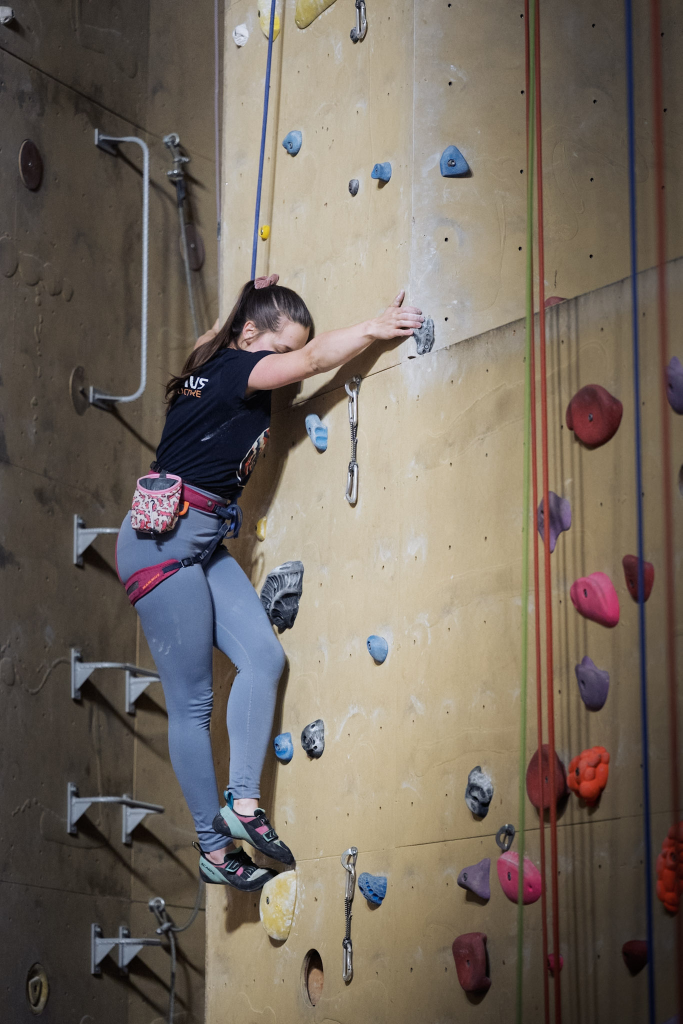
#> input picture test_ds/test1.jpg, 1365 x 2048 px (shown at 1/2 size); its folder holds only this picture in this run
$ python -i candidates.py   (imports and definitions only)   (older library calls are emulated)
#> lines starting #> are read from the running program, lines starting #| are printed output that depends on the picture
import cv2
import numpy as np
from . import utils as u

# better to pass grayscale image with applied bilateral filter:
# so rgb -> bilateral -> convert to grayscale -> input image
# [61 lines left out: functions sift_heatmap, hough_circles_heatmap, blob_heatmap, not called in this run]

# edges canny input
def distance_transform_heatmap(img):
    img_inverted = cv2.bitwise_not(img)

    # Calculate Distance to the nearest Zero (Black) pixel
    dist_transform = cv2.distanceTransform(img_inverted, cv2.DIST_L2, 5)

    dist_transform_heatmap = cv2.normalize(dist_transform, None, 0, 255, cv2.NORM_MINMAX, dtype=cv2.CV_8U)

    return dist_transform_heatmap


# [13 lines left out: function get_combined_candidates, not called in this run]

>>> import cv2
>>> picture = cv2.imread('../test_ds/test1.jpg', cv2.IMREAD_GRAYSCALE)
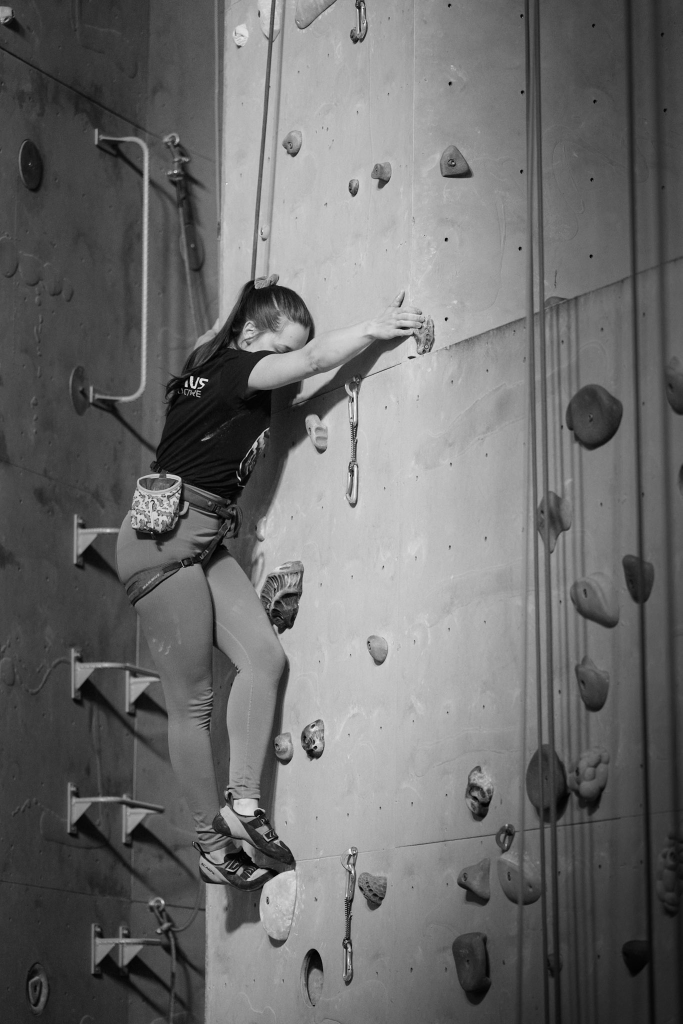
#> picture: shape (2048, 1365) (shown at 1/2 size); min 0, max 255, mean 108.2
>>> result = distance_transform_heatmap(picture)
#> in distance_transform_heatmap, `img_inverted = cv2.bitwise_not(img)`:
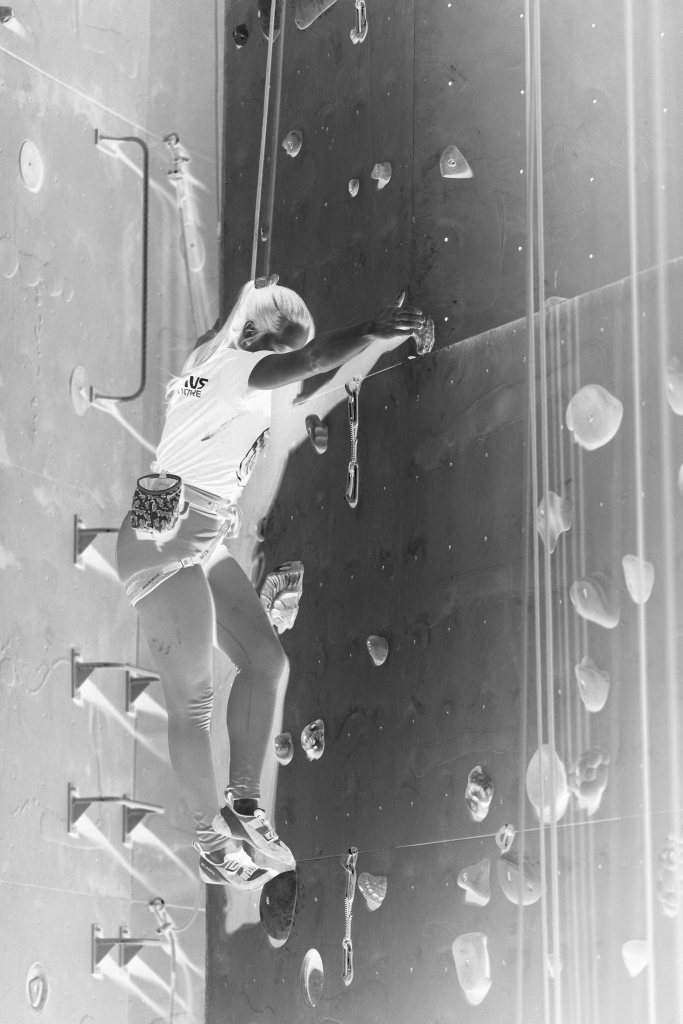
#> img_inverted: shape (2048, 1365) (shown at 1/2 size); min 0, max 255, mean 146.8
#> in distance_transform_heatmap, `dist_transform = cv2.distanceTransform(img_inverted, cv2.DIST_L2, 5)`:
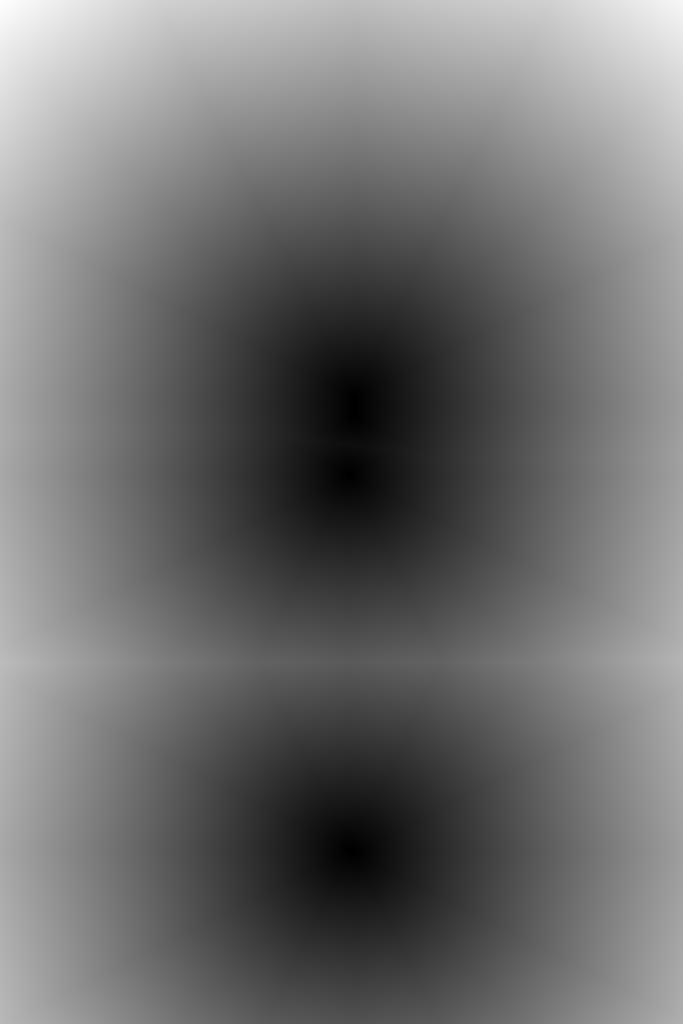
#> dist_transform: shape (2048, 1365) float32 (shown at 1/2 size); min 0, max 1059.5, mean 466.8; drawn with min black and max white

$ run again, on test_ds/test2.jpg
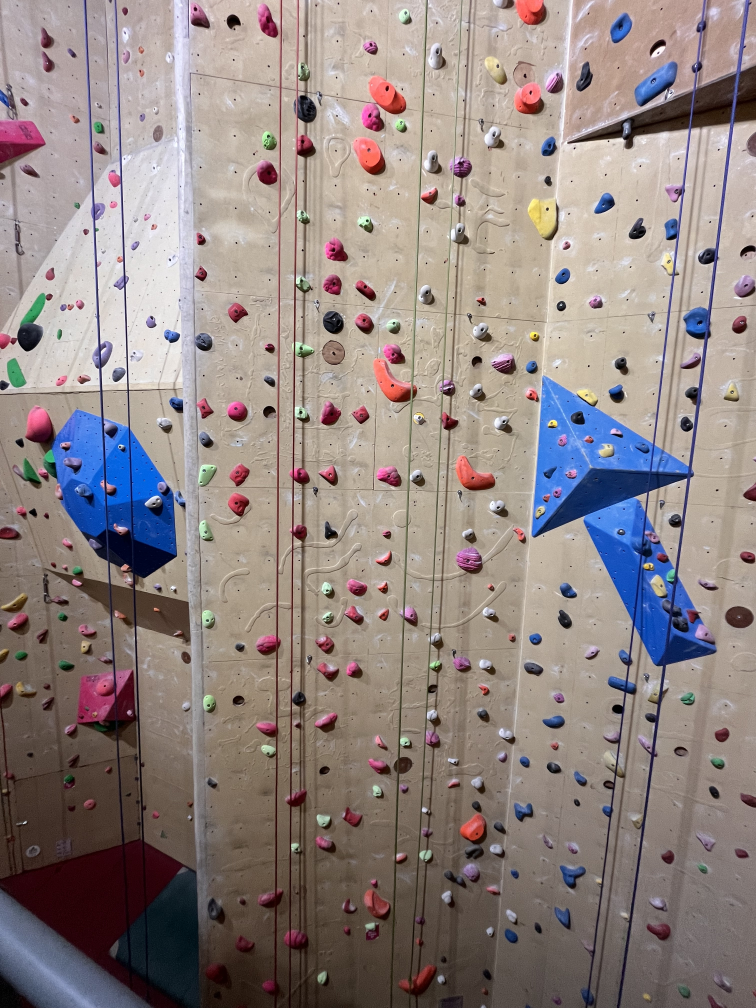
#> input picture test_ds/test2.jpg, 3024 x 4032 px (shown at 1/4 size)
#> in distance_transform_heatmap, `img_inverted = cv2.bitwise_not(img)`:
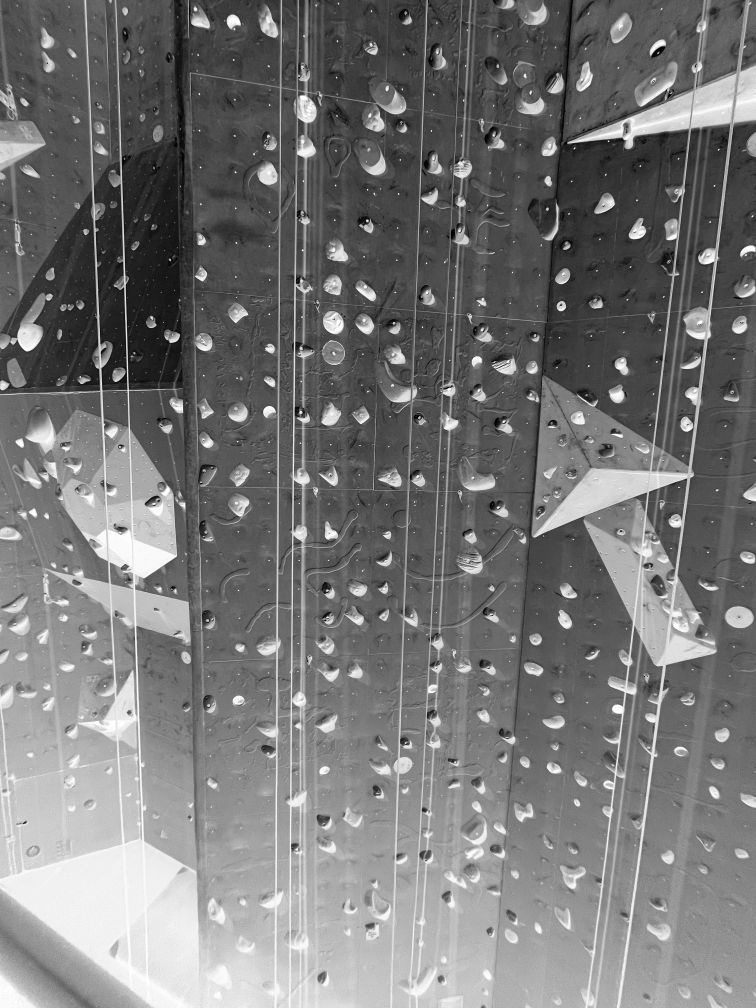
#> img_inverted: shape (4032, 3024) (shown at 1/4 size); min 0, max 255, mean 118.5
#> in distance_transform_heatmap, `dist_transform = cv2.distanceTransform(img_inverted, cv2.DIST_L2, 5)`:
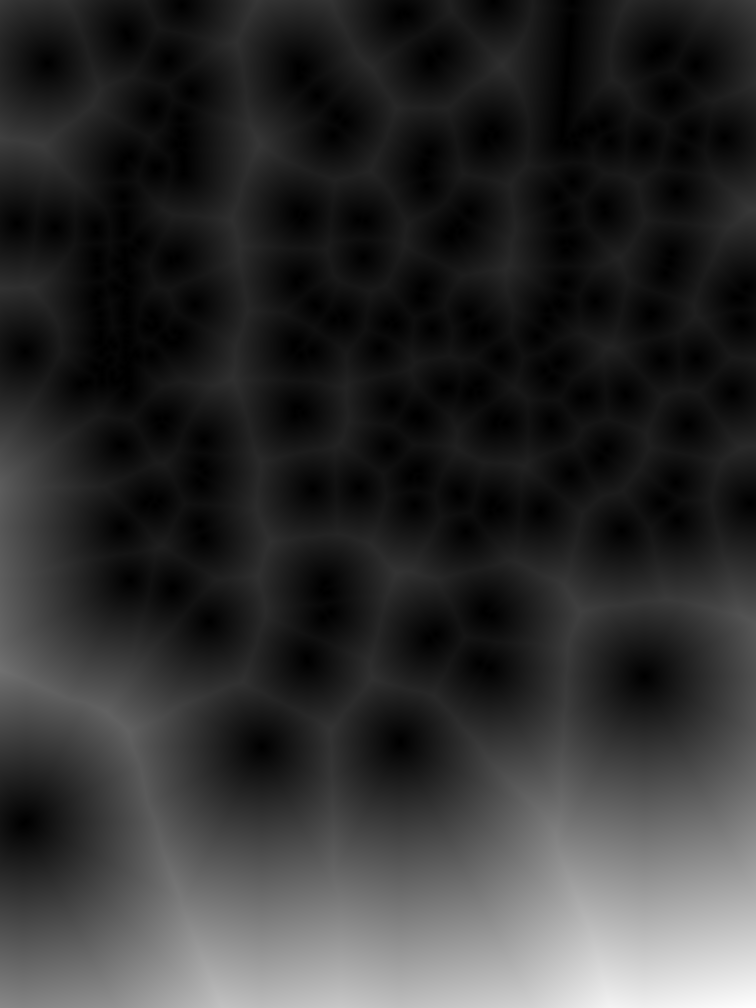
#> dist_transform: shape (4032, 3024) float32 (shown at 1/4 size); min 0, max 1411.6, mean 266.5; drawn with min black and max white

$ run again, on test_ds/test3.jpg
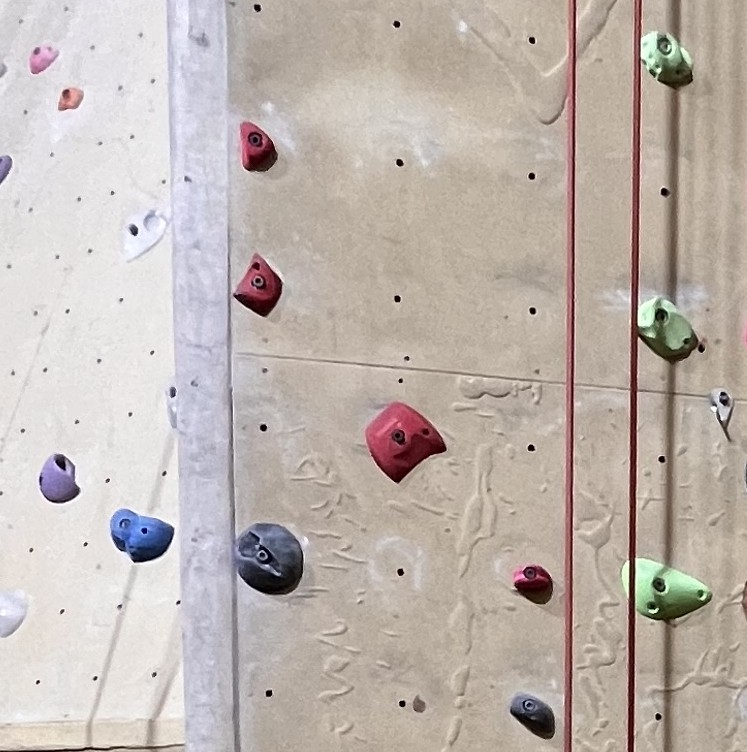
#> input picture test_ds/test3.jpg, 747 x 752 px
#> in distance_transform_heatmap, `img_inverted = cv2.bitwise_not(img)`:
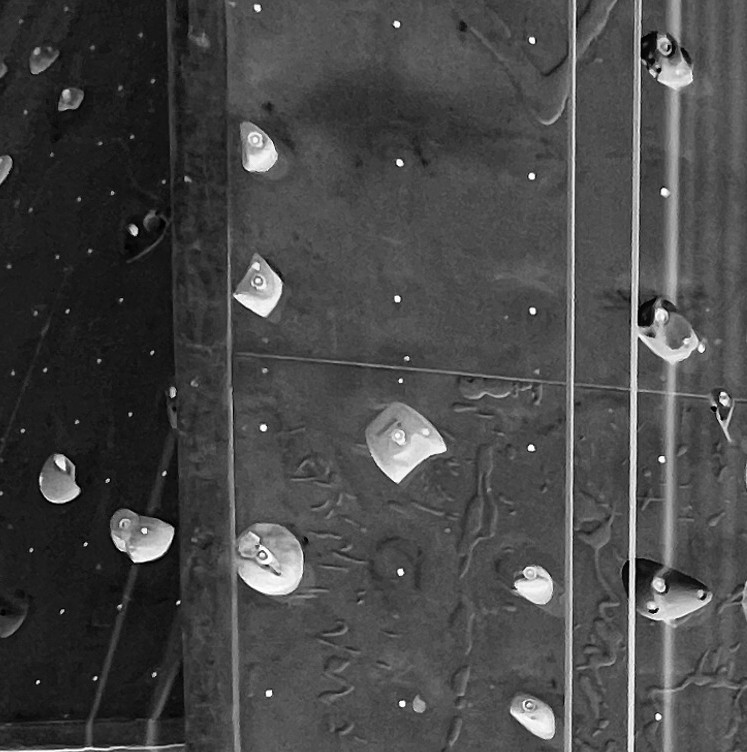
#> img_inverted: shape (752, 747); min 0, max 255, mean 71.6
#> in distance_transform_heatmap, `dist_transform = cv2.distanceTransform(img_inverted, cv2.DIST_L2, 5)`:
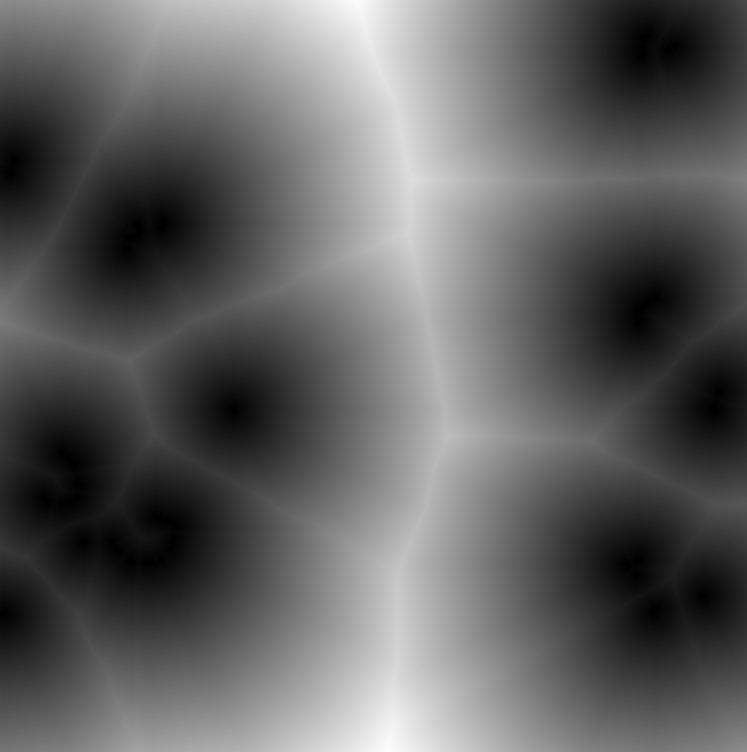
#> dist_transform: shape (752, 747) float32; min 0, max 295.8, mean 113.3; drawn with min black and max white

$ run again, on test_ds/test4.jpg
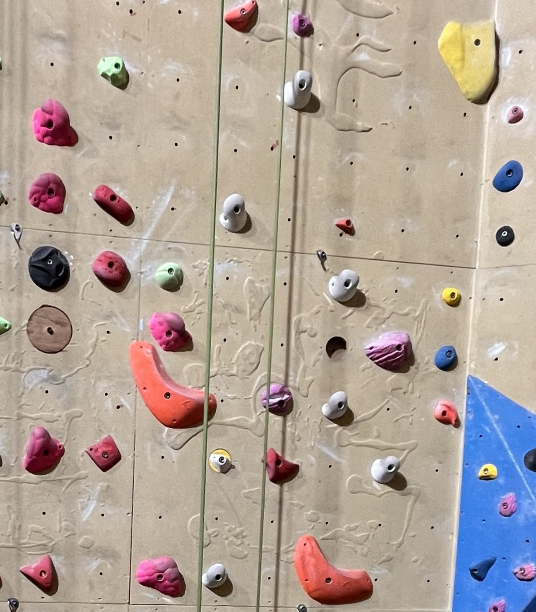
#> input picture test_ds/test4.jpg, 1072 x 1224 px (shown at 1/2 size)
#> in distance_transform_heatmap, `img_inverted = cv2.bitwise_not(img)`:
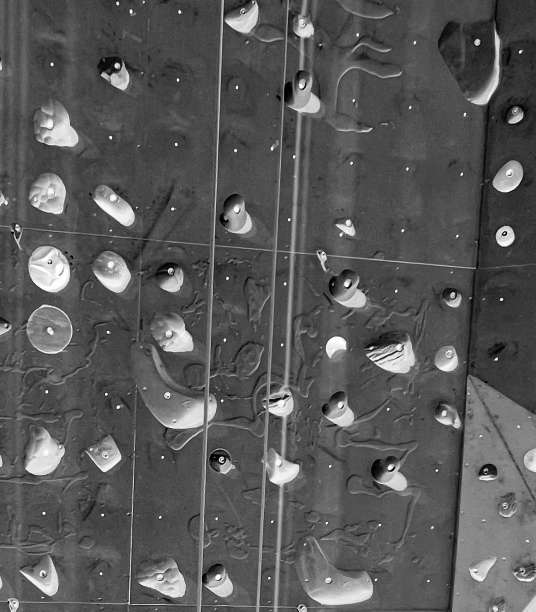
#> img_inverted: shape (1224, 1072) (shown at 1/2 size); min 0, max 255, mean 88.2
#> in distance_transform_heatmap, `dist_transform = cv2.distanceTransform(img_inverted, cv2.DIST_L2, 5)`:
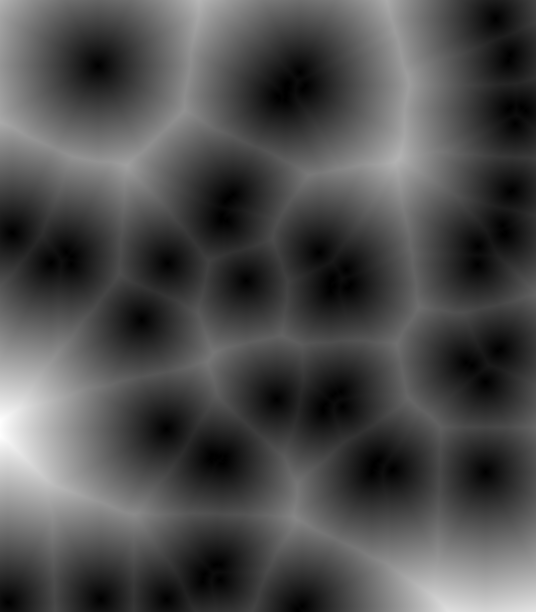
#> dist_transform: shape (1224, 1072) float32 (shown at 1/2 size); min 0, max 335.2, mean 101.6; drawn with min black and max white
